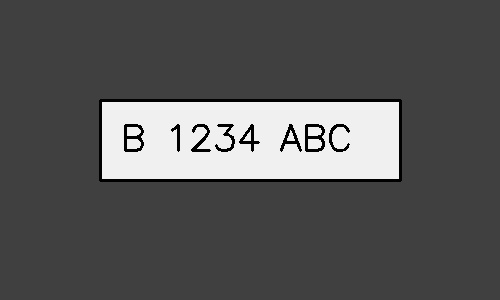
#> input picture better_test_plate.jpg, 500 x 300 px
$ python cctv_plate_detector.py ../better_test_plate.jpg
#> lines starting #> are read from the running program, lines starting #| are printed output that depends on the picture
#!/usr/bin/env python3
"""
CCTV-Optimized Plate Detector
Specialized untuk kondisi CCTV dengan plat jarak jauh dan kondisi pencahayaan yang challenging
"""

import cv2
import numpy as np
import pytesseract
import logging
import time
import math
from typing import List, Tuple, Optional, Dict
from dataclasses import dataclass

@dataclass
class CCTVPlateDetection:
    text: str
    confidence: float
    bbox: Tuple[int, int, int, int]  # (x, y, width, height)
    region_name: str = "unknown"
    preprocessing_method: str = "standard"
    ocr_method: str = "standard"
    raw_confidence: float = 0.0

class CCTVPlateDetector:
    """
    Detector khusus untuk kondisi CCTV dengan optimasi untuk:
    - Plat nomor jarak jauh
    - Pencahayaan bervariasi
    - Sudut kamera yang tidak ideal
    - Resolusi terbatas
    """

    def __init__(self):
        """Initialize CCTV plate detector"""
        self.logger = logging.getLogger(__name__)

        # CCTV-specific regions untuk scanning
        # Berdasarkan analisis, plat biasanya berada di area bawah-tengah frame
        self.search_regions = [
            # Format: (x_ratio, y_ratio, width_ratio, height_ratio, name)
            (0.25, 0.45, 0.50, 0.25, "center_bottom_focus"),
            (0.20, 0.40, 0.60, 0.35, "wide_center_search"),
            (0.30, 0.50, 0.40, 0.20, "tight_center_focus"),
            (0.15, 0.35, 0.70, 0.45, "extended_search"),
        ]

        # OCR configurations optimized untuk CCTV
        self.ocr_configs = [
            {
                'name': 'cctv_block',
                'config': '--psm 6 --oem 3 -c tessedit_char_whitelist=ABCDEFGHIJKLMNOPQRSTUVWXYZ0123456789 -l eng',
                'weight': 1.5
            },
            {
                'name': 'cctv_line',
                'config': '--psm 7 --oem 3 -c tessedit_char_whitelist=ABCDEFGHIJKLMNOPQRSTUVWXYZ0123456789 -l eng',
                'weight': 1.3
            },
            {
                'name': 'cctv_word',
                'config': '--psm 8 --oem 3 -c tessedit_char_whitelist=ABCDEFGHIJKLMNOPQRSTUVWXYZ0123456789 -l eng',
                'weight': 1.1
            },
            {
                'name': 'cctv_indonesia',
                'config': '--psm 6 --oem 3 -c tessedit_char_whitelist=ABCDEFGHIJKLMNOPQRSTUVWXYZ0123456789 -l ind+eng',
                'weight': 1.2
            }
        ]

        # Indonesian plate patterns untuk validation
        self.indonesian_patterns = [
            r'^[A-Z]{1,2}\s*\d{1,4}\s*[A-Z]{1,3}$',  # Standard: B 1234 ABC
            r'^[A-Z]\s*\d{3,4}\s*[A-Z]{2,3}$',       # Common: B 1234 AB
            r'^[A-Z]{2}\s*\d{3,4}\s*[A-Z]$',         # Regional: AB 1234 C
        ]

        # Performance tracking
        self.total_detections = 0
        self.successful_detections = 0

        self.logger.info("🎯 CCTV Plate Detector initialized")

    def detect_plates(self, image: np.ndarray) -> List[CCTVPlateDetection]:
        """
        Main detection method untuk CCTV images
        """
        start_time = time.time()
        detections = []

        if image is None or image.size == 0:
            return detections

        height, width = image.shape[:2]
        self.logger.info(f"🔍 Processing CCTV image: {width}x{height}")

        # Process each search region
        for region_info in self.search_regions:
            x_ratio, y_ratio, w_ratio, h_ratio, region_name = region_info

            # Calculate actual coordinates
            x = int(width * x_ratio)
            y = int(height * y_ratio)
            w = int(width * w_ratio)
            h = int(height * h_ratio)

            # Extract region
            roi = image[y:y+h, x:x+w]
            if roi.size == 0:
                continue

            self.logger.debug(f"🔍 Analyzing region: {region_name} ({x},{y},{w},{h})")

            # Detect plates in this region
            region_detections = self._detect_in_region(roi, (x, y), region_name)

            # Adjust coordinates back to full image
            for detection in region_detections:
                det_x, det_y, det_w, det_h = detection.bbox
                detection.bbox = (det_x + x, det_y + y, det_w, det_h)
                detections.append(detection)

        # Post-process detections
        detections = self._post_process_detections(detections)

        # Update statistics
        self.total_detections += len(detections)
        self.successful_detections += len([d for d in detections if d.confidence >= 30])

        detection_time = time.time() - start_time
        self.logger.info(f"✅ CCTV detection complete: {len(detections)} plates in {detection_time:.2f}s")

        return detections

    def _detect_in_region(self, roi: np.ndarray, offset: Tuple[int, int], region_name: str) -> List[CCTVPlateDetection]:
        """Detect plates within a specific region"""
        detections = []

        # Apply multiple preprocessing methods
        preprocessed_images = self._preprocess_for_cctv(roi)

        for preprocessing_method, processed_image in preprocessed_images:
            # Find contours dengan relaxed parameters
            candidates = self._find_plate_candidates(processed_image, preprocessing_method)

            # Process each candidate
            for candidate_info in candidates:
                x, y, w, h, area, aspect_ratio = candidate_info

                # Extract candidate region
                candidate_roi = roi[y:y+h, x:x+w]
                if candidate_roi.size == 0:
                    continue

                # Apply OCR dengan multiple methods
                ocr_results = self._apply_ocr_methods(candidate_roi)

                # Select best OCR result
                best_result = self._select_best_ocr_result(ocr_results)

                if best_result and best_result['confidence'] >= 25:  # Relaxed threshold
                    detection = CCTVPlateDetection(
                        text=best_result['text'],
                        confidence=best_result['confidence'],
                        bbox=(x, y, w, h),
                        region_name=region_name,
                        preprocessing_method=preprocessing_method,
                        ocr_method=best_result['method'],
                        raw_confidence=best_result['raw_confidence']
                    )
                    detections.append(detection)

                    self.logger.debug(f"✅ Found plate: '{detection.text}' ({detection.confidence:.1f}%) in {region_name}")

        return detections

    def _preprocess_for_cctv(self, roi: np.ndarray) -> List[Tuple[str, np.ndarray]]:
        """Apply multiple preprocessing methods optimized for CCTV conditions"""
        gray = cv2.cvtColor(roi, cv2.COLOR_BGR2GRAY)
        preprocessed = []

        # Method 1: CLAHE + Gaussian (good for variable lighting)
        clahe = cv2.createCLAHE(clipLimit=3.0, tileGridSize=(8,8))
        enhanced = clahe.apply(gray)
        blur1 = cv2.GaussianBlur(enhanced, (3, 3), 0)
        preprocessed.append(("clahe_gaussian", blur1))

        # Method 2: Bilateral filter (preserves edges)
        bilateral = cv2.bilateralFilter(gray, 9, 75, 75)
        preprocessed.append(("bilateral", bilateral))

        # Method 3: Morphological processing
        kernel = cv2.getStructuringElement(cv2.MORPH_RECT, (3, 3))
        morph = cv2.morphologyEx(gray, cv2.MORPH_CLOSE, kernel)
        preprocessed.append(("morphological", morph))

        # Method 4: Histogram equalization
        equalized = cv2.equalizeHist(gray)
        blurred_eq = cv2.GaussianBlur(equalized, (3, 3), 0)
        preprocessed.append(("histogram_eq", blurred_eq))

        return preprocessed

    def _find_plate_candidates(self, processed_image: np.ndarray, method_name: str) -> List[Tuple]:
        """Find potential plate regions using contour analysis"""
        candidates = []

        # Apply adaptive threshold (try both normal and inverted)
        thresh_normal = cv2.adaptiveThreshold(
            processed_image, 255, cv2.ADAPTIVE_THRESH_GAUSSIAN_C, cv2.THRESH_BINARY, 11, 2
        )
        thresh_inv = cv2.adaptiveThreshold(
            processed_image, 255, cv2.ADAPTIVE_THRESH_GAUSSIAN_C, cv2.THRESH_BINARY_INV, 11, 2
        )

        for thresh_name, thresh in [('normal', thresh_normal), ('inverted', thresh_inv)]:
            # Find contours
            contours, _ = cv2.findContours(thresh, cv2.RETR_EXTERNAL, cv2.CHAIN_APPROX_SIMPLE)

            for contour in contours:
                x, y, w, h = cv2.boundingRect(contour)
                area = w * h

                # Filter berdasarkan karakteristik plat nomor Indonesia
                if self._is_valid_plate_candidate(w, h, area):
                    aspect_ratio = w / h if h > 0 else 0
                    candidates.append((x, y, w, h, area, aspect_ratio))

        # Sort by area (larger candidates processed first)
        candidates.sort(key=lambda x: x[4], reverse=True)

        # Return top candidates untuk efficiency
        return candidates[:10]  # Limit to top 10 per method

    def _is_valid_plate_candidate(self, width: int, height: int, area: int) -> bool:
        """Validate if dimensions match Indonesian license plate characteristics"""
        # Size validation - very permissive untuk CCTV conditions
        if area < 200 or area > 15000:  # Reasonable area range
            return False

        if width < 25 or height < 8:  # Minimum readable size
            return False

        if width > 400 or height > 150:  # Maximum reasonable size
            return False

        # Aspect ratio validation - permissive untuk various angles
        aspect_ratio = width / height if height > 0 else 0
        if aspect_ratio < 1.5 or aspect_ratio > 8.0:  # Very permissive range
            return False

        return True

    def _apply_ocr_methods(self, candidate_roi: np.ndarray) -> List[Dict]:
        """Apply multiple OCR methods to a candidate region"""
        results = []

        # Upscale candidate untuk better OCR
        scale_factor = max(3, 60 // max(candidate_roi.shape[:2]))
        upscaled = cv2.resize(
            candidate_roi,
            (candidate_roi.shape[1] * scale_factor, candidate_roi.shape[0] * scale_factor),
            interpolation=cv2.INTER_CUBIC
        )

        # Convert to grayscale if needed
        if len(upscaled.shape) == 3:
            upscaled_gray = cv2.cvtColor(upscaled, cv2.COLOR_BGR2GRAY)
        else:
            upscaled_gray = upscaled

        # Apply additional enhancement
        clahe = cv2.createCLAHE(clipLimit=2.0, tileGridSize=(4,4))
        final_image = clahe.apply(upscaled_gray)

        # Try each OCR configuration
        for ocr_config in self.ocr_configs:
            try:
                # Get detailed OCR data
                data = pytesseract.image_to_data(
                    final_image,
                    config=ocr_config['config'],
                    output_type=pytesseract.Output.DICT
                )

                # Extract text with confidence filtering
                words = []
                confidences = []

                for i in range(len(data['text'])):
                    conf = int(data['conf'][i])
                    text = data['text'][i].strip()

                    if conf > 20 and text:  # Relaxed confidence threshold
                        words.append(text)
                        confidences.append(conf)

                if words:
                    combined_text = ' '.join(words)
                    avg_confidence = np.mean(confidences)

                    # Apply Indonesian plate validation boost
                    validation_boost = self._validate_indonesian_pattern(combined_text)
                    final_confidence = min(100.0, avg_confidence + validation_boost)

                    results.append({
                        'text': combined_text,
                        'confidence': final_confidence,
                        'raw_confidence': avg_confidence,
                        'method': ocr_config['name'],
                        'weight': ocr_config['weight']
                    })

            except Exception as e:
                self.logger.debug(f"OCR method {ocr_config['name']} failed: {e}")
                continue

        return results

    # [162 lines left out: functions _validate_indonesian_pattern, _select_best_ocr_result, _post_process_detections, _remove_overlapping_detections, _calculate_overlap, draw_detections and 1 more, not called in this run]

if __name__ == "__main__":
    # Test CCTV detector
    import sys

    if len(sys.argv) > 1:
        image_path = sys.argv[1]
        image = cv2.imread(image_path)
#> image is the input picture: shape (300, 500, 3); min 0, max 247, mean 87.3

        if image is not None:
            detector = CCTVPlateDetector()
            detections = detector.detect_plates(image)
#> the loop in detect_plates, `for region_info in self.search_regions:` made 1 pass
#> pass 1, in detect_plates, `roi = image[y:y+h, x:x+w]`:
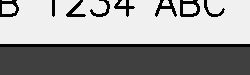
#> roi: shape (75, 250, 3); min 0, max 247, mean 152.5
#> pass 1, in _preprocess_for_cctv, `blur1 = cv2.GaussianBlur(enhanced, (3, 3), 0)`:
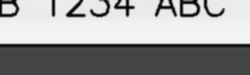
#> blur1: shape (75, 250); min 4, max 243, mean 154.3
#> after the loop in detect_plates, `for region_info in self.search_regions:`: detections = []
#> (the run stopped early here; a loop or call above may not have finished)
